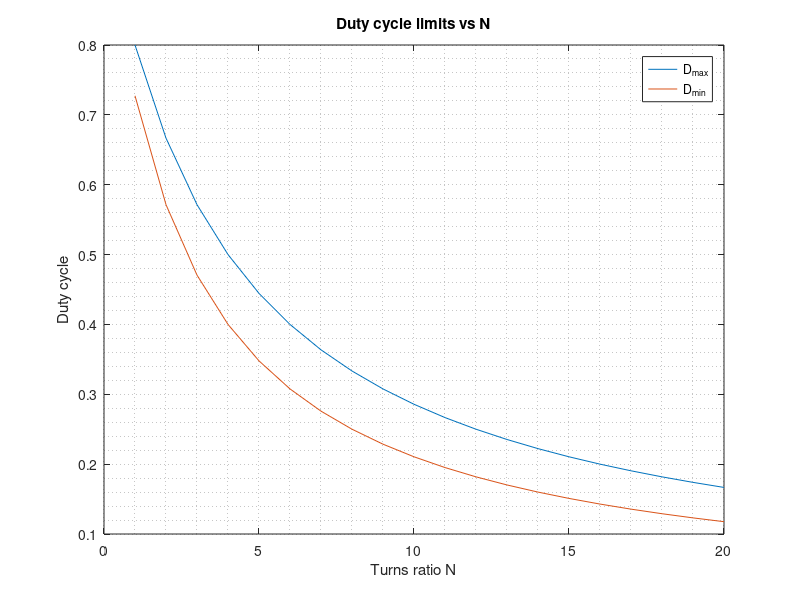
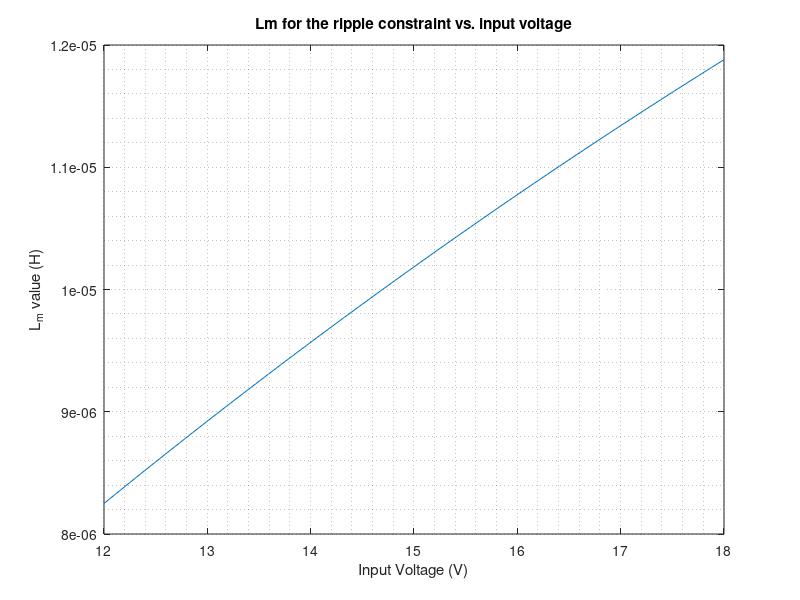
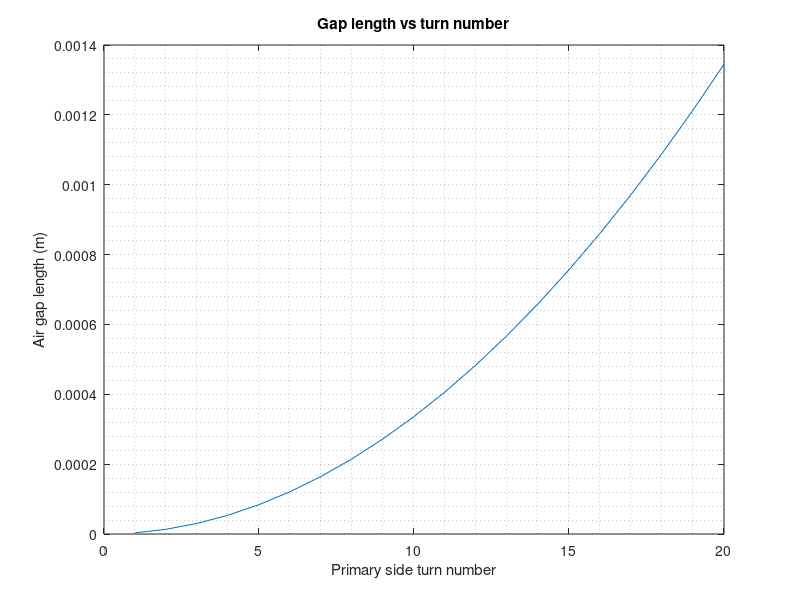
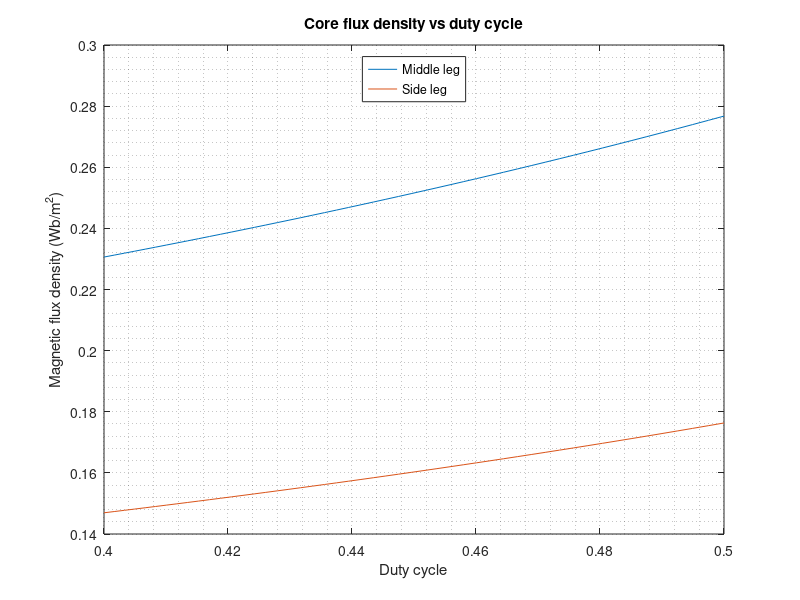

Write MATLAB code to recreate these figures, in order.
close all
clear 
%%
% Specify project requirements

Vimax = 18;
Vimin = 12;
Vo = 48;
Po = 48;

% Choose an estimated efficiency
eff_est = 0.88;
% Choose transformer current ripple ratio
ripple_ratio = 0.40;

%% Duty Range vs Turns Ratio
% We observe the effect of turns ratio on the duty range of our converter
% given the input and output voltage range

% We sweep N2/N1 between 1 and 20
N = linspace(1,20,20);

Dmax_vec = zeros(1,20);
Dmin_vec = zeros(1,20);

% Calculate min and max duty values for all N values
for i=1:20
    d1 = ((1/N(i)) * (Vo/Vimin))./(1+(1/N(i)) * (Vo/Vimin));
    d2 = ((1/N(i)) * (Vo/Vimax))./(1+(1/N(i)) * (Vo/Vimax));
    dmax = max(d1,d2);
    dmin = min(d1,d2);
    Dmax_vec(i) = dmax;
    Dmin_vec(i) = dmin;
end

fig1 = figure;
plot(N,Dmax_vec);
hold on
plot(N,Dmin_vec);
legend
grid minor
title("Duty cycle limits vs N")
legend("D_{max}", "D_{min}")
xlabel("Turns ratio N"), ylabel("Duty cycle")
hold off
exportgraphics(fig1, "../../4-Report/img/DvsN.pdf")
%% Determine Lm
clear dmin dmax Dmin_vec Dmax_vec d1 d2 i N
Vin_vec = linspace(12, 18, 50);

% Choose max duty as 0.5, calculate N
Dmax = 0.5;
N = (Vo/Vimin)*(1-Dmax)/Dmax; % N2/N1 = 4
% Duty range is between 0.4 & 0.5
D_vec = (Vo./(Vin_vec*N))./(1+Vo./(Vin_vec*N));

% Choose switching frequency
fs = 2e5; % 200kHz

% Determine the transformer current ripple
Pin = Po/eff_est;
I_in_avg = Pin./Vin_vec;
I_Lm_avg = I_in_avg./D_vec;
Delta_I_Lm_vec = I_Lm_avg.*ripple_ratio;

Lmvec = zeros(1,50);

% Find required Lm for different input voltages
for i=1:50
    Lmvec(i) = (Vin_vec(i)*D_vec(i))/(fs*Delta_I_Lm_vec(i));
end

fig2= figure;
plot(Vin_vec, Lmvec);
grid minor
xlabel("Input Voltage (V)"), ylabel("L_m value (H)")
title("Lm for the ripple constraint vs. input voltage")
exportgraphics(fig2,"../../4-Report/img/VinvsLm.pdf" )
% Choose Lm as 12uH to satisfy ripple ratio requirement for all inputs
Lm = 12e-6;

%% Choose Gap Length and Turn Number
% https://www.ferroxcube.com/upload/media/product/file/Pr_ds/E30_15_7.pdf

% Permeability of air
mu0 = 4*pi*1e-7;

% Define core parameters
A = 30.80e-3;
B = 19.50e-3;
C = 7.20e-3;
F = 7.30e-3;
E = 9.3e-3;

% Calculate areas from core parameters
Asmall = F*(A-B)/2;
Alarge = C*F;

% Sweep primary turn numbers and calculate other parameters
turns_pri_vec = linspace(1, 20, 20);
reluctance_vec = (turns_pri_vec.^2)./Lm;
gap_interval_vec = reluctance_vec.*(2*mu0*Asmall*Alarge)./(Alarge+2*Asmall);

fig3 = figure;
plot(turns_pri_vec, gap_interval_vec)
title("Gap length vs turn number")
xlabel("Primary side turn number"), ylabel("Air gap length (m)")
grid minor
exportgraphics(fig3, "../../4-Report/img/airgapvsturns.pdf")

%exportgraphics(fig, "deneme.pdf")

% Choose a gap value (A4 width = 0.1mm), corresponds to 9 turns
reluctance = 6750000 ;
gap = 0.2723e-3;
N_pri = 9;


%% Determine Cable Length and Type

% Set cable diameters:

primary_parallel = 1; % how many parallel cables there are 
primary_cable_diameter = 1.4e-3;
primary_cable_count = N_pri*primary_parallel;

secondary_parallel = 1; % how many parallel cables there are 
secondary_cable_diameter = 0.9e-3;
secondary_cable_count = N_pri*N*secondary_parallel;

total_cable_area = pi*(primary_cable_diameter/2)^2*primary_cable_count +  pi*(secondary_cable_diameter/2)^2*secondary_cable_count;

window_area = ((B-C)/2)*2*E;
fill_factor_litz = total_cable_area/window_area;


%% AWG
resistivity = 1.68e-8;
skin_depth = sqrt(resistivity/(pi*fs*mu0*1)) ; % in meters

strand_radius = pi*skin_depth^2*1e6 ; % 0.0668 mm^2 nearly 29 AWG

risk_factor = 0.5;
strand_pri = max(I_in_avg)/(0.182*risk_factor); % 29 AWG current rating 0.182 A
strand_sec = (Po/Vo)/(0.182*risk_factor) ; % 29 AWG current rating 0.182 A

%% Determine Cable Length and Type

% Set cable diameters:

primary_parallel = strand_pri; % how many parallel cables there are 
primary_cable_diameter =  0.28702e-3;
primary_cable_count = N_pri*primary_parallel;

secondary_parallel = strand_sec; % how many parallel cables there are 
secondary_cable_diameter = 0.28702e-3;
secondary_cable_count = N_pri*N*secondary_parallel;

total_cable_area = pi*(primary_cable_diameter/2)^2*primary_cable_count +  pi*(secondary_cable_diameter/2)^2*secondary_cable_count;

window_area = ((B-C)/2)*2*E;
fill_factor_awg = total_cable_area/window_area;

%% Determine Max B
I_pri_peak = I_Lm_avg+I_Lm_avg.*ripple_ratio./2;
Phi = (N_pri.*(I_pri_peak))./reluctance;
B_field = (Phi)./((A-B)*F);
B_field_2 = (Phi)./(C*F);

figA = figure;
plot(D_vec, B_field_2)
title("Core flux density vs duty cycle")
hold on
plot(D_vec,B_field)
grid minor
xlabel("Duty cycle"), ylabel("Magnetic flux density (Wb/m^2)")
legend("Middle leg", "Side leg", "Location", "north")
exportgraphics(figA, "../../4-Report/img/B.pdf")
